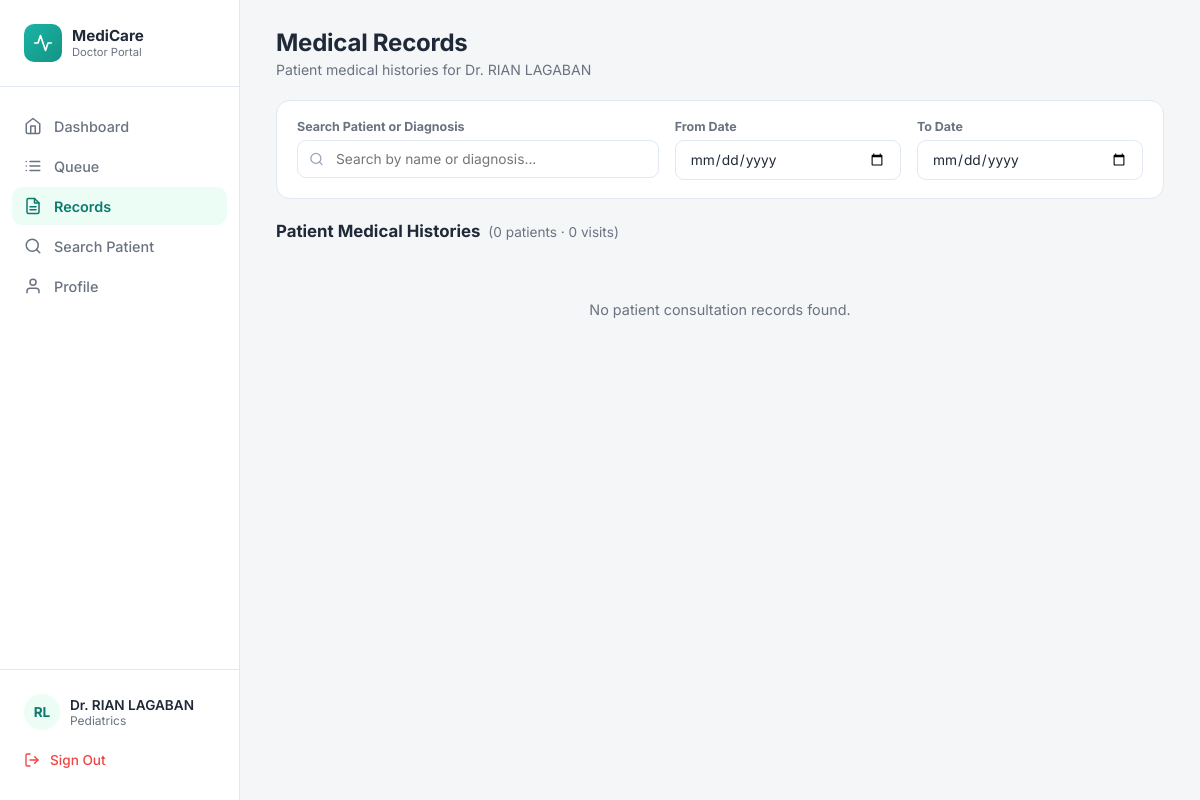
Page /doctor/records.php (signed in) on the committed database.
### tables this page shows
CREATE TABLE IF NOT EXISTS `staff` (
  `StaffID` int NOT NULL AUTO_INCREMENT,
  `UserID` int NOT NULL,
  `DepartmentID` int NOT NULL,
  `StaffRole` varchar(50) NOT NULL,
  `Suffix` varchar(20) DEFAULT NULL,
  `Specialization` varchar(100) DEFAULT NULL,
  `AvailabilityStatus` varchar(50) NOT NULL DEFAULT 'Available',
  `DateHired` date DEFAULT NULL,
  `ScheduleStart` time DEFAULT NULL,
  `ScheduleEnd` time DEFAULT NULL,
  `AssignedDays` varchar(100) DEFAULT NULL,
  `AssignedResponsibilities` text,
  `CreatedAt` datetime NOT NULL DEFAULT CURRENT_TIMESTAMP,
  `UpdatedAt` datetime NOT NULL DEFAULT CURRENT_TIMESTAMP ON UPDATE CURRENT_TIMESTAMP,
  PRIMARY KEY (`StaffID`),
  KEY `FK_Staff_Users` (`UserID`),
  KEY `FK_Staff_Departments` (`DepartmentID`)
);

CREATE TABLE IF NOT EXISTS `users` (
  `UserID` int NOT NULL AUTO_INCREMENT,
  `RoleID` int NOT NULL,
  `FirstName` varchar(100) NOT NULL,
  `MiddleName` varchar(100) DEFAULT NULL,
  `LastName` varchar(100) NOT NULL,
  `Email` varchar(191) NOT NULL,
  `Password` varchar(255) NOT NULL,
  `Sex` varchar(13) NOT NULL,
  `DateOfBirth` date DEFAULT NULL,
  `ContactNumber` varchar(20) DEFAULT NULL,
  `Address` text,
  `Status` varchar(50) NOT NULL DEFAULT 'Active',
  `CreatedAt` datetime NOT NULL DEFAULT CURRENT_TIMESTAMP,
  `FailedAttempts` int DEFAULT '0',
  `LockUntil` datetime DEFAULT NULL,
  `ResetToken` varchar(255) DEFAULT NULL,
  `TokenExpiry` datetime DEFAULT NULL,
  `ProfilePhoto` varchar(255) DEFAULT NULL,
  `LastLogin` datetime DEFAULT NULL,
  `ReminderPreference` varchar(20) DEFAULT 'email',
  `ReceiveReminders` tinyint(1) DEFAULT '1',
  PRIMARY KEY (`UserID`),
  UNIQUE KEY `Email` (`Email`),
  KEY `FK_Users_Roles` (`RoleID`)
);

CREATE TABLE IF NOT EXISTS `departments` (
  `DepartmentID` int NOT NULL AUTO_INCREMENT,
  `DepartmentName` varchar(100) NOT NULL,
  PRIMARY KEY (`DepartmentID`),
  UNIQUE KEY `DepartmentName` (`DepartmentName`)
);

### doctor/records.php (the view, shortened to what this page needs)
<?php
require_once __DIR__ . '/../includes/db.php';
$userID = $_SESSION['UserID']
       ?? $_SESSION['user_id']
       ?? $_SESSION['userid']
       ?? null;
$userID = (int) $userID;
$doctorStmt = $conn->prepare("
    SELECT
        s.StaffID,
        s.UserID,
        s.DepartmentID,
        s.StaffRole,
        s.Specialization,
        u.FirstName,
        u.MiddleName,
        u.LastName,
        u.ProfilePhoto,
        d.DepartmentName
    FROM staff s
    INNER JOIN users u
        ON s.UserID = u.UserID
    LEFT JOIN departments d
        ON s.DepartmentID = d.DepartmentID
    WHERE s.UserID = ?
    LIMIT 1
");
$doctorStmt->bind_param("i", $userID);
$doctorStmt->execute();
$doctorResult = $doctorStmt->get_result();
$doctor = $doctorResult->fetch_assoc();
$doctorFullName = trim(
    $doctor['FirstName'] . ' ' .
    ($doctor['MiddleName'] ? $doctor['MiddleName'] . ' ' : '') .
    $doctor['LastName']
);
$doctorDisplayName = 'Dr. ' . $doctorFullName;
$doctorDepartment = $doctor['DepartmentName']
    ?: ($doctor['Specialization'] ?: 'Doctor');
$patients = [];
$totalPatients = count($patients);
$grandTotalVisits = 0;
function initials(string $name): string
{
    $parts = preg_split('/\s+/', trim($name));
    $first = $parts[0][0] ?? '';
    $last = '';
    if (count($parts) > 1) {
        $last = $parts[count($parts) - 1][0] ?? '';
    }
    return strtoupper($first . $last);
}
$doctorInitials = initials($doctorFullName);
?>
<!DOCTYPE html>
<html lang="en">
<head>
<link
    rel="stylesheet"
    href="../assets/css/doctor/doctor_dashboard.css"
>
</head>
<body>
<div class="app">
<aside class="sidebar">
    <div class="sidebar-brand">
        <div class="brand-icon">
            <svg
                viewBox="0 0 24 24"
                fill="none"
                stroke="currentColor"
                stroke-width="2"
                stroke-linecap="round"
                stroke-linejoin="round"
            >
                <path d="M22 12h-4l-3 9L9 3l-3 9H2"/>
            </svg>
        </div>
        <div class="brand-text">
            <div class="brand-title">
                MediCare
            </div>
            <div class="brand-sub">
                Doctor Portal
            </div>
        </div>
    </div>
    <ul class="nav-list">
        <li class="nav-item">
            <a href="doctor_dashboard.php">
                <svg
                    viewBox="0 0 24 24"
                    fill="none"
                    stroke="currentColor"
                    stroke-width="2"
                    stroke-linecap="round"
                    stroke-linejoin="round"
                >
                    <path d="M3 9l9-7 9 7v11a2 2 0 0 1-2 2H5a2 2 0 0 1-2-2z"/>
                    <path d="M9 22V12h6v10"/>
                </svg>
                Dashboard
            </a>
        </li>
        <li class="nav-item">
            <a href="doctor_queue.php">
                <svg
                    viewBox="0 0 24 24"
                    fill="none"
                    stroke="currentColor"
                    stroke-width="2"
                    stroke-linecap="round"
                    stroke-linejoin="round"
                >
                    <path d="M8 6h13"/>
                    <path d="M8 12h13"/>
                    <path d="M8 18h13"/>
                    <path d="M3 6h.01"/>
                    <path d="M3 12h.01"/>
                    <path d="M3 18h.01"/>
                </svg>
                Queue
            </a>
        </li>
        <li class="nav-item active">
            <a href="records.php">
                <svg
                    viewBox="0 0 24 24"
                    fill="none"
                    stroke="currentColor"
                    stroke-width="2"
                    stroke-linecap="round"
                    stroke-linejoin="round"
                >
                    <path d="M14 2H6a2 2 0 0 0-2 2v16a2 2 0 0 0 2 2h12a2 2 0 0 0 2-2V8z"/>
                    <polyline points="14 2 14 8 20 8"/>
                    <line x1="16" y1="13" x2="8" y2="13"/>
                    <line x1="16" y1="17" x2="8" y2="17"/>
                </svg>
                Records
            </a>
        </li>
        <li class="nav-item">
            <a href="search_patient.php">
                <svg
                    viewBox="0 0 24 24"
                    fill="none"
                    stroke="currentColor"
                    stroke-width="2"
                    stroke-linecap="round"
                    stroke-linejoin="round"
                >
                    <circle cx="11" cy="11" r="8"/>
                    <line
                        x1="21"
                        y1="21"
                        x2="16.65"
                        y2="16.65"
                    />
                </svg>
                Search Patient
            </a>
        </li>
        <li class="nav-item">
            <a href="doctor_profile.php">
                <svg
                    viewBox="0 0 24 24"
                    fill="none"
                    stroke="currentColor"
                    stroke-width="2"
                    stroke-linecap="round"
                    stroke-linejoin="round"
                >
                    <path d="M20 21v-2a4 4 0 0 0-4-4H8a4 4 0 0 0-4 4v2"/>
                    <circle cx="12" cy="7" r="4"/>
                </svg>
                Profile
            </a>
        </li>
    </ul>
    <div class="sidebar-footer">
        <div class="sidebar-user">
            <div class="user-avatar">
                <?php if (!empty($doctor['ProfilePhoto'])): ?>
                <img src="../<?php echo htmlspecialchars($doctor['ProfilePhoto']); ?>" alt="Photo" style="width:36px;height:36px;border-radius:50%;object-fit:cover;">
                <?php else: ?>
                <?= htmlspecialchars($doctorInitials) ?>
                <?php endif; ?>
            </div>
            <div>
                <div class="user-name">
                    <?= htmlspecialchars($doctorDisplayName) ?>
                </div>
                <div class="user-role">
                    <?= htmlspecialchars($doctorDepartment) ?>
                </div>
            </div>
        </div>
        <a
            href="../auth/logout.php"
            class="sign-out"
            onclick="return confirm('Are you sure you want to sign out?');"
        >
            <svg viewBox="0 0 24 24" fill="none" stroke="currentColor" stroke-width="2" stroke-linecap="round" stroke-linejoin="round"><path d="M9 21H5a2 2 0 0 1-2-2V5a2 2 0 0 1 2-2h4"/><polyline points="16 17 21 12 16 7"/><line x1="21" y1="12" x2="9" y2="12"/></svg>
            Sign Out
        </a>
    </div>
</aside>
<main class="main">
    <div class="doctor-topbar">
        <div class="page-header">
            <h1>
                Medical Records
            </h1>
            <p>
                Patient medical histories for
                <?= htmlspecialchars($doctorDisplayName) ?>
            </p>
        </div>
    </div>
    <div class="records-filter-bar">
        <div class="filter-field">
            <label for="rf-search">
                Search Patient or Diagnosis
            </label>
            <div class="input-wrap">
                <input
                    type="text"
                    id="rf-search"
                    placeholder="Search by name or diagnosis..."
                >
            </div>
        </div>
        <div class="filter-field">
            <label for="rf-from">
                From Date
            </label>
            <input
                type="date"
                id="rf-from"
            >
        </div>
        <div class="filter-field">
            <label for="rf-to">
                To Date
            </label>
            <input
                type="date"
                id="rf-to"
            >
        </div>
    </div>
    <div class="records-panel">
        <div class="records-panel-head">
            <h2>
                Patient Medical Histories
            </h2>
            <span
                class="records-count"
                id="records-count"
            >
                (<?= $totalPatients ?> patient<?= $totalPatients === 1 ? '' : 's' ?> · <?= $grandTotalVisits ?> visit<?= $grandTotalVisits === 1 ? '' : 's' ?>)
            </span>
        </div>
                <div id="records-list">
        <?php if (empty($patients)): ?>
            <div
                class="records-empty"
                id="database-empty"
            >
                No patient consultation records found.
            </div>
        <?php endif; ?>
        </div>
</div>
</main>
</div>
</body>
</html>

### assets/css/doctor/doctor_dashboard.css (style rules this page uses)
:root { --color-primary: #149385; --color-primary-hover: #0e7a6e; --color-primary-light: #1ab5a4; --color-primary-tint: #ecfdf5; --color-primary-tint-border: #a7e8de; --color-ink: #1f2937; --color-ink-soft: #6b7280; --color-border: #e2e8f0; --color-bg: #f4f6f8; --color-blue: #2563eb; --color-blue-hover: #1d4ed8; --color-orange: #d97706; --color-green: #059669; --color-red: #dc2626; --color-purple: #7c3aed; --font-family: 'Inter', system-ui, -apple-system, sans-serif; }
* { box-sizing: border-box; margin: 0; padding: 0; }
body { font-family: var(--font-family); background: var(--color-bg); color: var(--color-ink); min-height: 100vh; overflow-x: hidden; }
.app { display: grid; grid-template-columns: 240px minmax(0, 1fr); min-height: 100vh; }
.sidebar { background: #ffffff; border-right: 1px solid var(--color-border); display: flex; flex-direction: column; padding: 24px 0; height: 100vh; position: sticky; top: 0; overflow-y: auto; min-width: 0; z-index: 10; }
.sidebar-brand { display: flex; align-items: center; gap: 10px; padding: 0 24px 24px; border-bottom: 1px solid var(--color-border); margin-bottom: 20px; }
.brand-icon { width: 38px; height: 38px; border-radius: 10px; background: linear-gradient(135deg, var(--color-primary-light), var(--color-primary)); display: flex; align-items: center; justify-content: center; color: #fff; flex-shrink: 0; }
.brand-icon svg { width: 20px; height: 20px; }
.brand-text .brand-title { font-weight: 700; font-size: 0.95rem; color: var(--color-ink); line-height: 1.2; }
.brand-text .brand-sub { font-size: 0.7rem; color: var(--color-ink-soft); }
.nav-list { list-style: none; display: flex; flex-direction: column; gap: 2px; padding: 0 12px; flex: 1; }
.nav-item { display: flex; align-items: center; gap: 12px; padding: 10px 12px; border-radius: 10px; color: #6b7280; text-decoration: none; font-size: 0.9rem; font-weight: 500; cursor: pointer; transition: background 0.15s, color 0.15s; }
.nav-item svg { width: 18px; height: 18px; flex-shrink: 0; }
.nav-item.active { background: var(--color-primary-tint); color: var(--color-primary-hover); font-weight: 600; }
.nav-item a { text-decoration: none; color: inherit; display: flex; align-items: center; gap: 12px; width: 100%; }
.sidebar-footer { padding: 16px 20px 0; border-top: 1px solid var(--color-border); margin-top: 12px; }
.sidebar-user { display: flex; align-items: center; gap: 10px; padding: 8px 4px 14px; }
.user-avatar { width: 36px; height: 36px; border-radius: 50%; background: var(--color-primary-tint); color: var(--color-primary-hover); display: flex; align-items: center; justify-content: center; font-weight: 700; font-size: 0.85rem; flex-shrink: 0; overflow: hidden; }
.user-name { font-size: 0.85rem; font-weight: 600; color: var(--color-ink); }
.user-role { font-size: 0.75rem; color: var(--color-ink-soft); }
.sign-out { display: flex; align-items: center; gap: 10px; padding: 8px 4px; color: #ef4444; font-size: 0.85rem; font-weight: 500; text-decoration: none; cursor: pointer; }
.sign-out svg { width: 16px; height: 16px; }
.main { padding: 28px 36px 60px; min-width: 0; width: 100%; }
.doctor-topbar { display: flex; align-items: flex-start; justify-content: space-between; gap: 20px; flex-wrap: wrap; }
.page-header h1 { font-size: 1.5rem; font-weight: 700; letter-spacing: -0.01em; }
.page-header p { color: var(--color-ink-soft); font-size: 0.88rem; margin-top: 4px; }
.records-filter-bar { background: #fff; border: 1px solid var(--color-border); border-radius: 14px; padding: 18px 20px; display: grid; grid-template-columns: 1.6fr 1fr 1fr; gap: 16px; margin-top: 22px; }
.filter-field label { font-size: 0.78rem; font-weight: 700; color: var(--color-ink-soft); margin-bottom: 6px; display: block; }
.filter-field .input-wrap { position: relative; }
.filter-field input[type="text"], .filter-field input[type="date"] { width: 100%; padding: 10px 14px 10px 38px; border: 1px solid var(--color-border); border-radius: 9px; font-family: var(--font-family); font-size: 0.86rem; color: var(--color-ink); }
.filter-field input[type="date"] { padding-left: 14px; }
.records-panel { margin-top: 22px; }
.records-panel-head { display: flex; align-items: baseline; gap: 8px; margin-bottom: 14px; }
.records-panel-head h2 { font-size: 1.05rem; font-weight: 700; }
.records-count { font-size: 0.85rem; color: var(--color-ink-soft); }
.records-empty { text-align: center; color: var(--color-ink-soft); font-size: 0.9rem; padding: 46px 0; }
.sidebar, .main { min-height: 0; }

### rows in the picture
staff: UserID.LastName "RL", UserID.LastName "Dr. RIAN LAGABAN", DepartmentID.DepartmentName "Pediatrics"

### other values in the picture
$totalPatients "0"
$grandTotalVisits "0"
